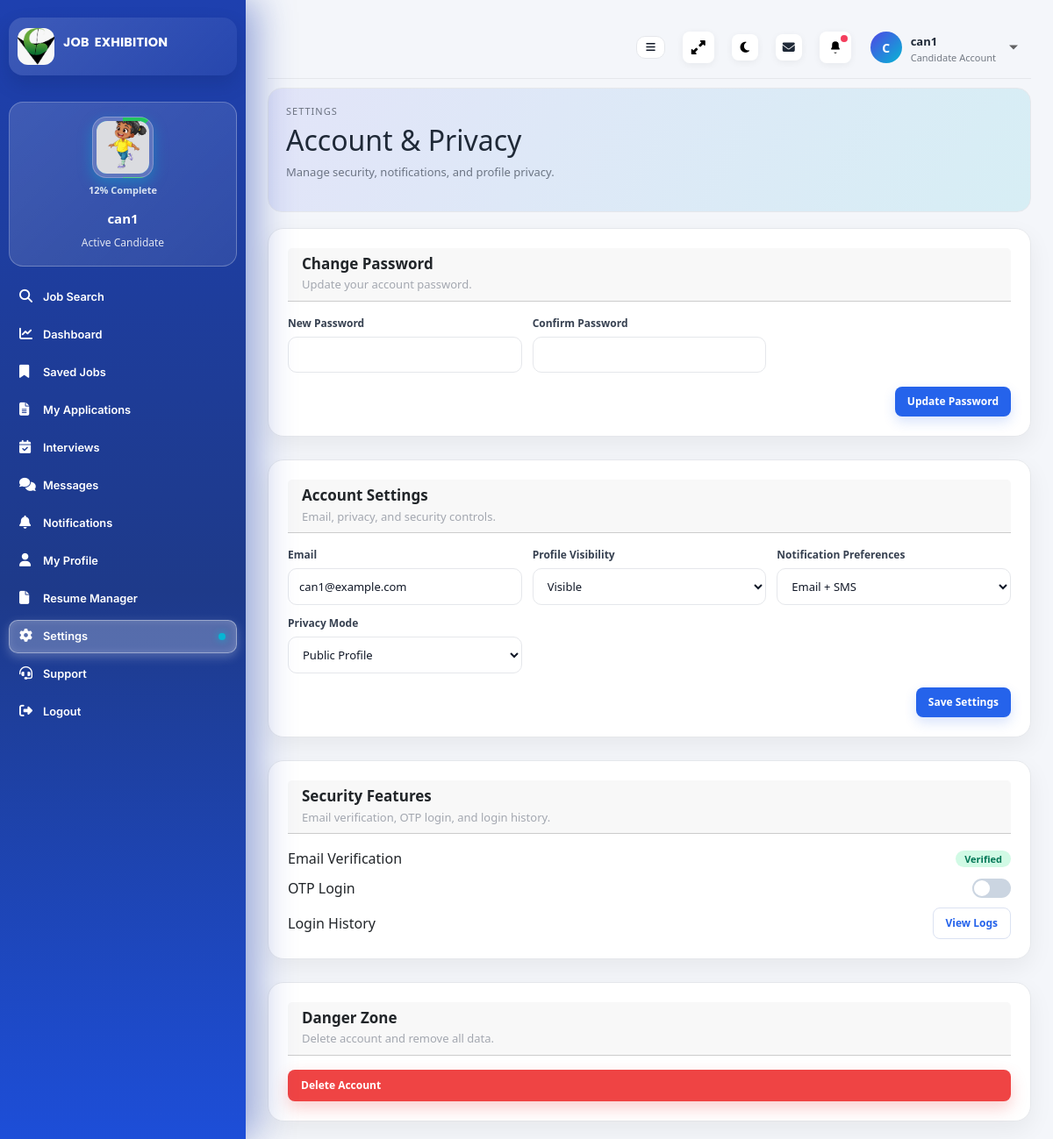
The page /candidate/settings/ (signed in) on the database as committed earlier.
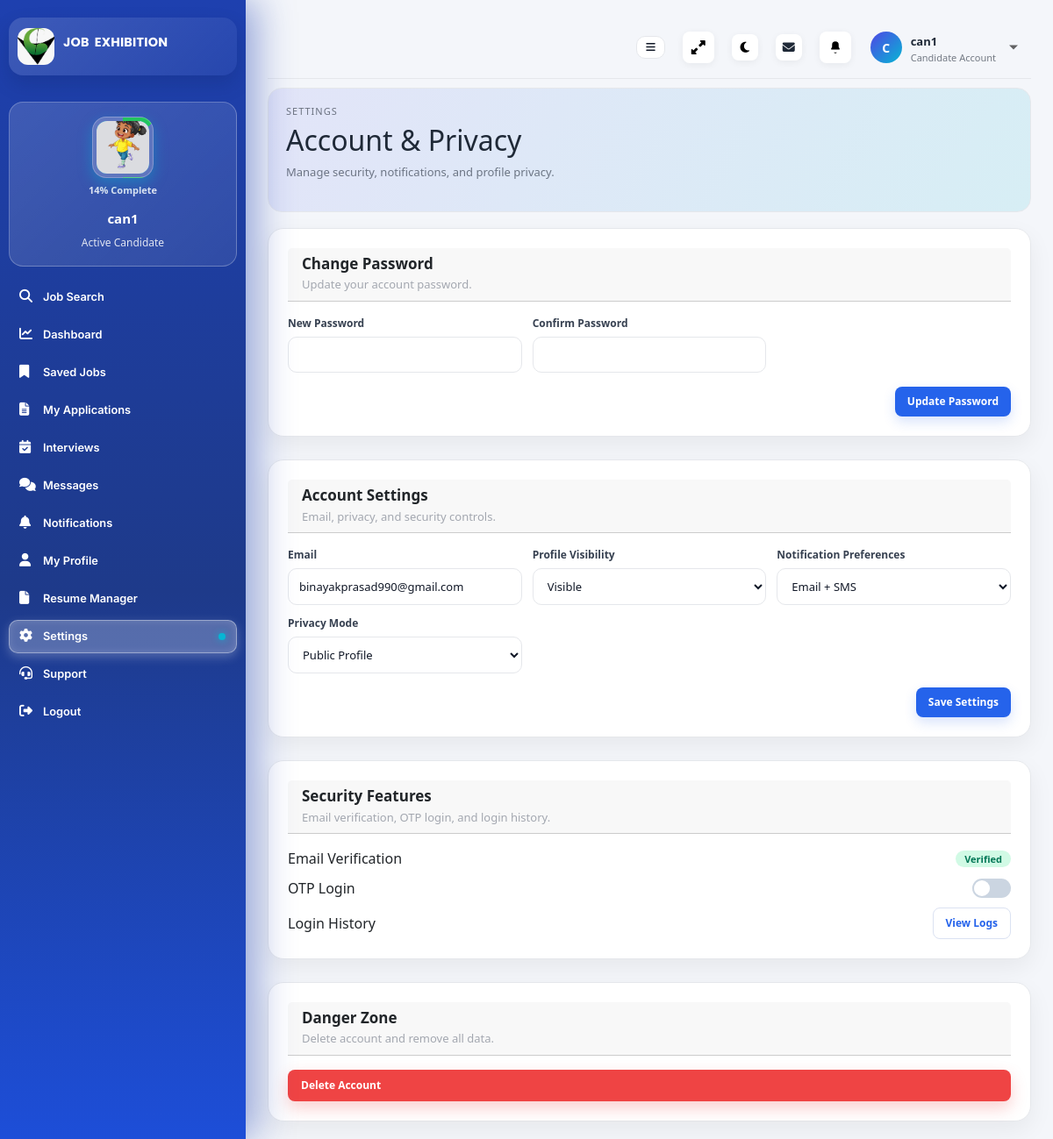
The same page on the database as committed later.
### dashboard/models.py (models this page shows, shortened)
class UserBase(models.Model):
    name = models.CharField(max_length=200)
    email = models.EmailField(max_length=254)
    phone = models.CharField(max_length=50, blank=True)
    password = models.CharField(max_length=128, blank=True)
    location = models.CharField(max_length=120, blank=True)
    address = models.TextField(blank=True)
    registration_date = models.DateTimeField(auto_now_add=True)
    last_login = models.DateTimeField(null=True, blank=True)
    profile_image = models.FileField(upload_to="profiles/", null=True, blank=True)
    account_type = models.CharField(max_length=50, blank=True)
    profile_completion = models.PositiveIntegerField(default=0)
    kyc_status = models.CharField(max_length=20, choices=KYC_CHOICES, default="Pending")
    account_status = models.CharField(max_length=20, choices=ACCOUNT_STATUS_CHOICES, default="Active")
    warning_count = models.PositiveIntegerField(default=0)
    suspension_reason = models.CharField(max_length=255, blank=True)
    class Meta:
        abstract = True

class Candidate(UserBase):
    date_of_birth = models.DateField(null=True, blank=True)
    gender = models.CharField(max_length=20, blank=True)
    preferred_job_location = models.CharField(max_length=200, blank=True)
    marital_status = models.CharField(max_length=40, blank=True)
    nationality = models.CharField(max_length=120, blank=True)
    resume = models.FileField(upload_to="documents/candidates/", null=True, blank=True)
    id_proof = models.FileField(upload_to="documents/candidates/", null=True, blank=True)
    bio = models.TextField(blank=True)
    career_objective = models.TextField(blank=True)
    skills = models.CharField(max_length=255, blank=True)
    secondary_skills = models.CharField(max_length=255, blank=True)
    alt_phone = models.CharField(max_length=50, blank=True)
    phone_verified = models.BooleanField(default=False)
    email_verified = models.BooleanField(default=False)
    experience_type = models.CharField(max_length=40, blank=True)
    employment_type = models.CharField(max_length=40, blank=True)
    experience = models.CharField(max_length=120, blank=True)
    total_experience = models.CharField(max_length=120, blank=True)
    current_job_status = models.CharField(max_length=40, blank=True)
    current_company = models.CharField(max_length=200, blank=True)
    current_salary = models.CharField(max_length=120, blank=True)
    current_position = models.CharField(max_length=120, blank=True)
    expected_salary = models.CharField(max_length=120, blank=True)
    notice_period = models.CharField(max_length=120, blank=True)
    preferred_industry = models.CharField(max_length=200, blank=True)
    willing_to_relocate = models.BooleanField(default=False)
    education = models.CharField(max_length=200, blank=True)
    education_10th = models.CharField(max_length=200, blank=True)
    education_12th = models.CharField(max_length=200, blank=True)
    education_graduation = models.CharField(max_length=200, blank=True)
    education_post_graduation = models.CharField(max_length=200, blank=True)
    education_other = models.CharField(max_length=200, blank=True)
    certifications = models.CharField(max_length=255, blank=True)
    languages = models.CharField(max_length=200, blank=True)
    linkedin_url = models.URLField(blank=True)
    github_url = models.URLField(blank=True)
    portfolio_url = models.URLField(blank=True)
    portfolio_file = models.FileField(upload_to="documents/candidates/portfolio/", null=True, blank=True)
    video_resume = models.FileField(upload_to="documents/candidates/video/", null=True, blank=True)
    availability_status = models.CharField(max_length=40, blank=True)
    profile_visibility = models.BooleanField(default=True)
    source_consultancy = models.ForeignKey(
        "Consultancy",
        on_delete=models.SET_NULL,
        null=True,
        blank=True,
        related_name="candidate_pool",
    )

### dashboard/views.py (the view, shortened to what this page needs)
# urls.py: path("candidate/settings/", views.candidate_settings_view, name="candidate_settings"),
@candidate_login_required
def candidate_settings_view(request):
    candidate_id = request.session.get("candidate_id")
    candidate = Candidate.objects.filter(id=candidate_id).first()
    if not candidate:
        return redirect("dashboard:login")
    return render(request, "dashboard/candidate/candidate_settings.html", {"candidate": candidate})

### dashboard/context_processors.py (called while the page is built, shortened)
def admin_profile_context(request):
    if not request.user.is_authenticated:
        return {"admin_profile": None}
    if not (request.user.is_staff or request.user.is_superuser):
        return {"admin_profile": None}
    profile, _ = AdminProfile.objects.get_or_create(user=request.user)
    return {"admin_profile": profile}

def _candidate_subscription_segment(email):
    if not email:
        return "non_subscribed", None
    subscription = (
        Subscription.objects.filter(
            account_type__iexact="Candidate",
            contact__iexact=email,
        )
        .order_by("-expiry_date", "-updated_at")
        .first()
    )
    if not subscription:
        return "non_subscribed", None

def _active_advertisement_for(audience, segment):
    ads = Advertisement.objects.filter(
        audience=audience,
        is_active=True,
    ).order_by("-created_at")
    scoped = ads.filter(Q(segment=segment) | Q(segment="") | Q(segment__isnull=True)).first()
    if scoped:
        return scoped
    generic = ads.filter(Q(segment="") | Q(segment__isnull=True)).first()
    return generic or ads.first()

### dashboard/templates/dashboard/candidate/candidate_settings.html (shortened to what this page needs)
{% extends "dashboard/candidate/candidate_base.html" %}
{% load static %}
{% block content %}
<section class="page-hero">
  <div>
    <p class="eyebrow">Settings</p>
    <h2>Account & Privacy</h2>
    <p class="muted">Manage security, notifications, and profile privacy.</p>
  </div>
</section>
<section class="card section-block">
  <div class="card-header">
    <div>
      <h3>Change Password</h3>
      <p class="muted">Update your account password.</p>
    </div>
  </div>
  <form class="company-form-grid" method="post" data-loading-form>
    <div class="company-form-group">
      <label>New Password</label>
      <input type="password" name="password" required />
    </div>
    <div class="company-form-group">
      <label>Confirm Password</label>
      <input type="password" name="confirm_password" required />
    </div>
    <div class="company-form-actions">
      <button class="btn primary" type="submit">Update Password</button>
    </div>
  </form>
</section>
<section class="card section-block">
  <div class="card-header">
    <div>
      <h3>Account Settings</h3>
      <p class="muted">Email, privacy, and security controls.</p>
    </div>
  </div>
  <form class="company-form-grid" method="post" data-loading-form>
    <div class="company-form-group">
      <label>Email</label>
      <input type="email" name="email" value="{{ candidate.email|default:'' }}" required />
    </div>
    <div class="company-form-group">
      <label>Profile Visibility</label>
      <select name="profile_visibility">
        <option value="on" {% if candidate.profile_visibility %}selected{% endif %}>Visible</option>
      </select>
    </div>
    <div class="company-form-group">
      <label>Notification Preferences</label>
      <select>
        <option>Email + SMS</option>
      </select>
    </div>
    <div class="company-form-group">
      <label>Privacy Mode</label>
      <select>
        <option>Public Profile</option>
      </select>
    </div>
    <div class="company-form-actions">
      <button class="btn primary" type="submit">Save Settings</button>
    </div>
  </form>
</section>
<section class="card section-block">
  <div class="card-header">
    <div>
      <h3>Security Features</h3>
      <p class="muted">Email verification, OTP login, and login history.</p>
    </div>
  </div>
  <div class="status-controls">
    <label class="d-flex justify-content-between align-items-center">
      <span>Email Verification</span>
      <span class="badge success">Verified</span>
    </label>
    <label class="d-flex justify-content-between align-items-center">
      <span>OTP Login</span>
      <span class="switch">
        <span class="slider"></span>
      </span>
    </label>
    <label class="d-flex justify-content-between align-items-center">
      <span>Login History</span>
      <button class="btn ghost" type="button">View Logs</button>
    </label>
  </div>
</section>
<section class="card">
  <div class="card-header">
    <div>
      <h3>Danger Zone</h3>
      <p class="muted">Delete account and remove all data.</p>
    </div>
  </div>
  <button class="btn danger" type="button">Delete Account</button>
</section>
{% endblock %}

### dashboard/templates/dashboard/candidate/candidate_base.html (shortened to what the changed rows need)
{% load static %}
<!doctype html>
<html lang="en">
  <head>
    <link rel="stylesheet" href="https://cdn.jsdelivr.net/npm/bootstrap@5.3.2/dist/css/bootstrap.min.css" />
    <link rel="stylesheet" href="https://cdnjs.cloudflare.com/ajax/libs/font-awesome/6.5.0/css/all.min.css" />
    <link rel="stylesheet" href="{% static 'dashboard/css/style.css' %}?v={{ static_asset_version }}" />
  </head>
  <body class="candidate-dashboard">
    <div class="app-shell">
      <aside class="sidebar candidate-sidebar">
        <div class="brand">
          <div class="brand-text">
            <h1 class="style-1"><span class="brand-job">Job</span> <span class="brand-exhibition">Exhibition</span></h1>
          </div>
</div>
        <div class="company-user candidate-user">
          <div class="company-logo-stack">
            <div class="company-logo" style="--progress: {{ candidate.profile_completion|default:0 }};">
              {% if candidate.profile_image %}
                <img src="{{ candidate.profile_image.url }}" alt="Candidate photo" />
              {% else %}
                <span>{{ candidate.name|default:"C"|first|upper }}</span>
              {% endif %}
            </div>
            <span class="profile-progress-text">{{ candidate.profile_completion|default:0 }}% Complete</span>
          </div>
          <div class="company-user-meta">
            <strong>{{ candidate.name|default:"candidate" }}</strong>
            <span>{{ candidate.account_status|default:"Active" }} Candidate</span>
          </div>
        </div>
      </aside>
      <main class="main">
        <header class="page-header">
          <div class="topbar">
            <div class="top-actions">
              <details class="notification-dropdown">
                <summary class="icon-btn" aria-label="Notifications">
                  <svg viewBox="0 0 24 24" aria-hidden="true"><path d="M12 3a5 5 0 0 0-5 5v3.2l-1.4 2.7a1 1 0 0 0 .9 1.5h11a1 1 0 0 0 .9-1.5L17 11.2V8a5 5 0 0 0-5-5Zm0 18a2.5 2.5 0 0 0 2.3-1.5h-4.6A2.5 2.5 0 0 0 12 21Z" /></svg>
                  {% if panel_notification_unread_count > 0 %}<span class="notif-dot"></span>{% endif %}
                </summary>
              </details>
            </div>
            <details class="profile-dropdown">
              <summary class="profile-summary">
                <div class="profile-avatar">{{ candidate.name|default:"C"|first|upper }}</div>
                <div class="profile-meta">
                  <strong>{{ candidate.name|default:"candidate" }}</strong>
                  <span>Candidate Account</span>
                </div>
                <svg class="chevron" viewBox="0 0 24 24" aria-hidden="true"><path d="m6 9 6 6 6-6" /></svg>
              </summary>
            </details>
          </div>
        </header>
        {% block content %}{% endblock %}
      </main>
    </div>
  </body>
</html>

Rows that differ between the two databases and show on the page:
changed Candidate "can1": profile_completion "12" → "14"; email "can1@example.com" → "binayakprasad990@gmail.com"
